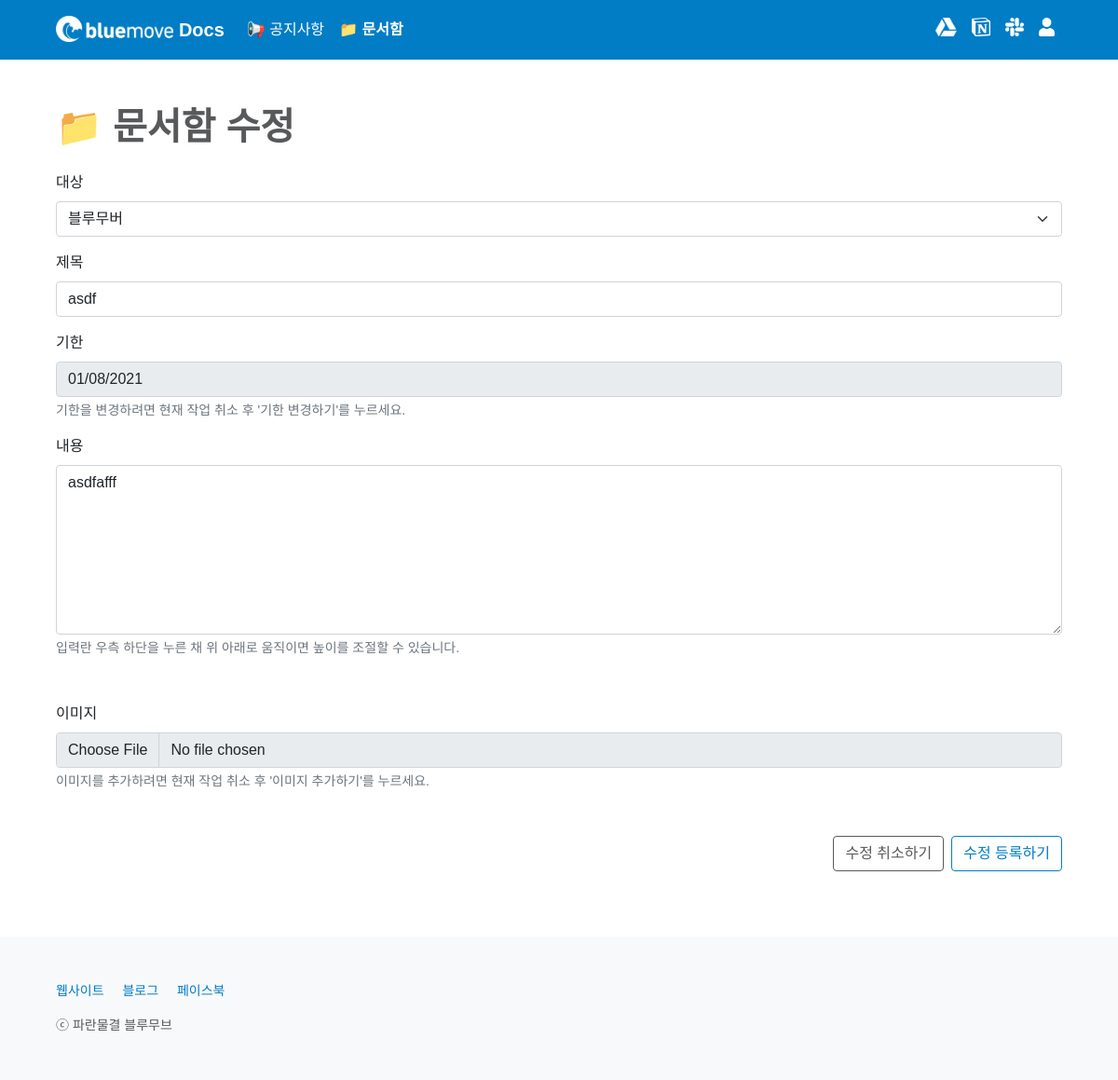
Before: /box/11/update/ (signed in) with the older database file.
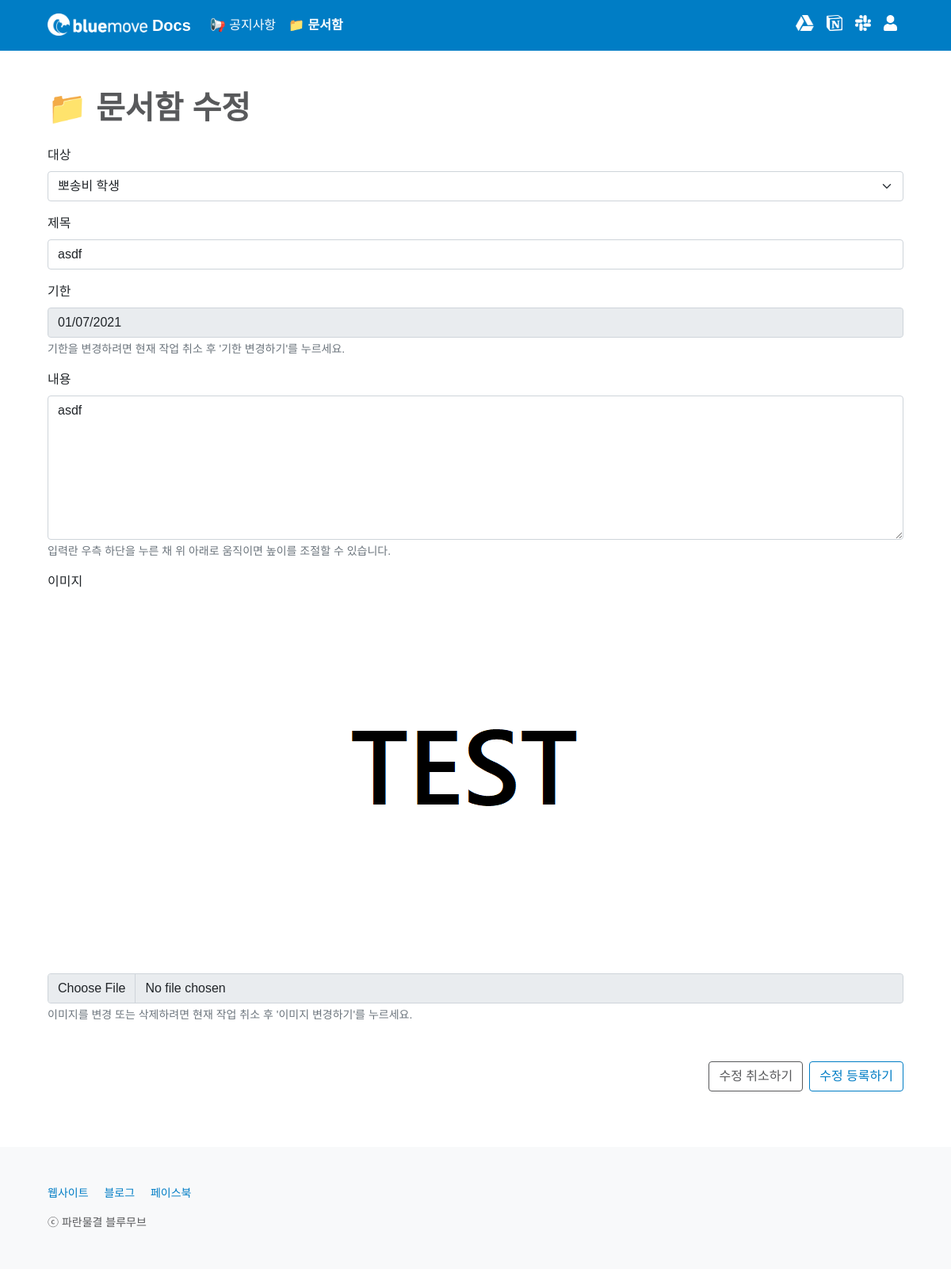
After: the same page with the newer database file.
### box/models.py (models this page shows, shortened)
class Box(models.Model):
    CATEGORY_CHOICES = {
        ('bluemover', '블루무버'),
        ('applicant', '블루무버 희망자'),
        ('posongvi', '뽀송비 학생')
    }
    title = models.CharField(max_length = 50)
    writer = models.ForeignKey(User, on_delete=models.CASCADE)
    category = models.CharField(max_length = 50, choices = CATEGORY_CHOICES)
    content = models.TextField()
    content_update_flag = models.BooleanField(default = False)
    image = models.ImageField(upload_to='images/')
    deadline = models.DateField()
    deadline_update_flag = models.BooleanField(default = False)
    created_at = models.DateField(auto_now_add = True)
    updated_at = models.DateField(auto_now = True)
    box_favorite_user_set = models.ManyToManyField(User, blank=True, related_name="box_favorite_user_set", through="Favorite")

### box/views.py (the view, shortened to what this page needs)
# urls.py: path('<int:id>/update/', update, name='update'),
@permission_required('auth.add_permission', raise_exception=True)
def update(request, id):
    box = get_object_or_404(Box, pk=id)
    return render(request, 'box/update.html', {'box': box})

### box/templates/box/update.html (shortened to what this page needs)
{% extends 'base.html' %}
{% block content %}
{% include 'shared/_navbar4box.html' %}
<main class="px-2 px-md-5">
    <div class="container-md mt-5 table-responsive">
        <h1 class="mb-4" style="font-weight: 600; color: #58595B;">📁 문서함 수정</h1>
        <form action="{% url 'box:update' box.id %}" method="POST" enctype="multipart/form-data" class="needs-validation" novalidate>
            <div class="form-group mb-3">
                <label for="category" class="form-label">대상</label>
                <select class="form-select" name="category" id="category" placeholder="대상을 선택하세요." required>
                    <option value="{{ box.category }}" selected hidden>
                        {% if box.category == 'bluemover' %}
                        블루무버
                        {% endif %}
                        {% if box.category == 'posongvi' %}
                        뽀송비 학생
                        {% endif %}
                    </option>
                </select>
            </div>
            <div class="form-group mb-3">
                <label for="title" class="form-label">제목</label>
                <input type="text" class="form-control" name="title" id="title" placeholder="제목을 입력하세요." value="{{ box.title }}" required>
            </div>
            <div class="form-group mb-3">
                <label for="deadline" class="form-label">기한</label>
                <input type="date" class="form-control" name="deadline" id="deadline" max="2022-01-31" aria-describedby="deadlineHelp" value="{{ box.deadline|date:'Y-m-d' }}" disabled>
                <div id="deadlineHelp" class="form-text">기한을 변경하려면 현재 작업 취소 후 '기한 변경하기'를 누르세요.</div>
            </div>
            {% if box.image %}
            <div class="form-group mb-3">
            {% else %}
            <div class="form-group mb-5">
            {% endif %}
                <label for="content" class="form-label">내용</label>
                <textarea class="form-control" name="content" id="content" placeholder="내용을 입력하세요." rows="7" aria-describedby="contentHelp" required>{{ box.content }}</textarea>
                <div id="contentHelp" class="form-text">입력란 우측 하단을 누른 채 위 아래로 움직이면 높이를 조절할 수 있습니다.</div>
            </div>
            <div class="form-group mb-5">
                <label for="image" class="form-label">이미지</label>
                {% if box.image %}
                <div class="mb-4 d-flex justify-content-center">
                    <img src="{{ box.image.url }}" class="img-fluid text-center" alt="이미지를 불러올 수 없습니다.">
                </div>
                {% endif %}
                <input type="file" class="form-control" name="image" id="image" aria-describedby="imageHelp" accept="image/*" disabled>
                <div id="imageHelp" class="form-text">
                    {% if box.image %}
                    이미지를 변경 또는 삭제하려면 현재 작업 취소 후 '이미지 변경하기'를 누르세요.
                    {% else %}
                    이미지를 추가하려면 현재 작업 취소 후 '이미지 추가하기'를 누르세요.
                    {% endif %}
                </div>
            </div>
            <div class="d-grid gap-2 d-sm-flex justify-content-sm-end">
                <a type="button" class="btn btn-outline-secondary" data-bs-toggle="modal" data-bs-target="#cancelModal">수정 취소하기</a>
                <input type="submit" value="수정 등록하기" class="btn btn-outline-primary">
            </div>
        </form>
    </div>
</main>
{% endblock %}

Changed rows visible on the page:
changed Box "asdf": category "블루무버" → "뽀송비 학생"; deadline "01/08/2021" → "01/07/2021"; image empty → "images/제목_없음_knthl55.png" (drawn); content "asdfafff" → "asdf"; image: picture added
Other visible differences:
text no longer shown: "이미지를 추가하려면 현재 작업 취소 후 '이미지 추가하기'를 누르세요."
text now shown: "이미지를 변경 또는 삭제하려면 현재 작업 취소 후 '이미지 변경하기'를 누르세요."
